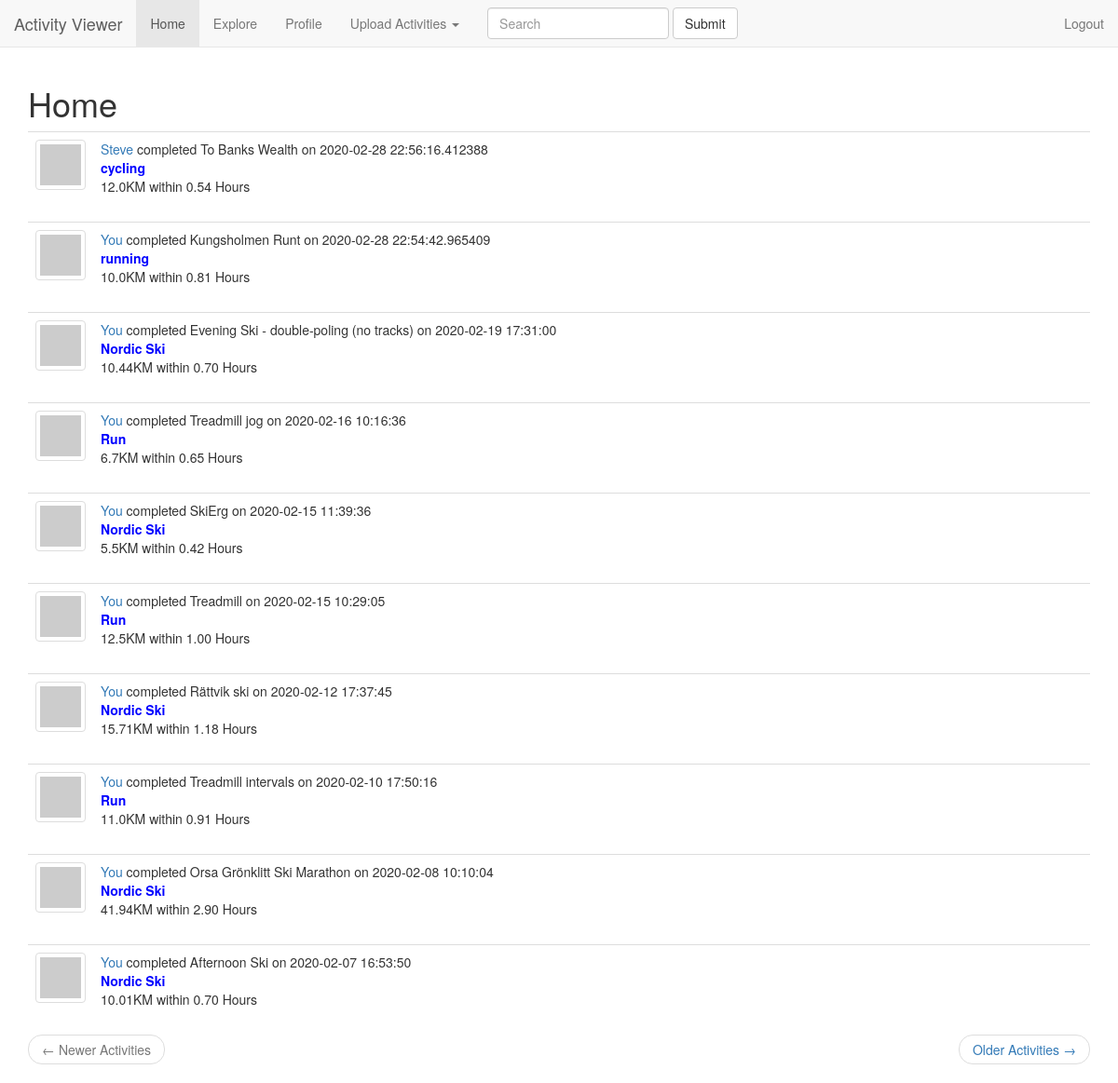
The app's page /index (signed in) with its own data.
### app/models.py (models this page shows, shortened)
class Activity(db.Model):
    id = db.Column(db.Integer, primary_key=True)
    timestamp = db.Column(db.DateTime, index=True, default=datetime.utcnow)
    title = db.Column(db.String(64), index=True)
    activity_type = db.Column(db.String(64), index=True)
    distance = db.Column(db.Float)
    duration = db.Column(db.Integer)
    user_id = db.Column(db.Integer, db.ForeignKey('user.id'))

class User(UserMixin, db.Model):
    id = db.Column(db.Integer, primary_key=True)
    username = db.Column(db.String(64), index=True, unique=True)
    email = db.Column(db.String(120), index=True, unique=True)
    activities = db.relationship('Activity', backref='athlete', lazy='dynamic')
    password_hash = db.Column(db.String(128))
    about_me = db.Column(db.String(140))
    last_seen = db.Column(db.DateTime, default=datetime.utcnow)
    follows = db.relationship(
        'User', secondary=followers,
        primaryjoin=(followers.c.follower_id == id),
        secondaryjoin=(followers.c.follows_id == id),
        backref=db.backref('followers', lazy='dynamic'), lazy='dynamic')
    def avatar(self, size):
        digest = md5(self.email.lower().encode('utf-8')).hexdigest()
        return 'https://www.gravatar.com/avatar/{}?d=identicon&s={}'.format(
            digest, size)
    def follows_activities(self):
        follows = Activity.query.join(
            followers, (followers.c.follows_id == Activity.user_id)).filter(
                followers.c.follower_id == self.id)
        own = Activity.query.filter_by(user_id=self.id)
        return follows.union(own).order_by(Activity.timestamp.desc())

### app/routes.py (the view)
@app.route('/')
@app.route('/index', methods = ['GET', 'POST'])
@login_required
def index():
    page = request.args.get('page', 1, type=int)
    activities = current_user.follows_activities().paginate(
        page, app.config['ACTIVITIES_PER_PAGE'], False)
    next_url = url_for('index', page=activities.next_num) \
        if activities.has_next else None
    prev_url = url_for('index', page=activities.prev_num) \
        if activities.has_prev else None
    return render_template("index.html", title="Home", activities=activities.items,
                           next_url=next_url, prev_url=prev_url)

### app/models.py (called while the page is built)
@login.user_loader
def load_user(id):
    return User.query.get(int(id))

### app/routes.py (called while the page is built)
@app.before_request
def before_request():
    if current_user.is_authenticated:
        current_user.last_seen = datetime.utcnow()
        db.session.commit()

### app/templates/index.html
<!DOCTYPE html>
<html lang="en">
{% extends "base.html" %}
{% import "bootstrap/wtf.html" as wtf %}
{% block app_content %}
<h1>{{ title }}</h1>
<body>
    {% for activity in activities %}
        {% include '_activity.html' %}
    {% endfor %}
    <nav aria-label="...">
        <ul class="pager">
            <li class="previous{% if not prev_url %} disabled{% endif %}">
                <a href="{{ prev_url or '#' }}">
                    <span aria-hidden="true">&larr;</span> Newer Activities
                </a>
            </li>
            <li class="next{% if not next_url %} disabled{% endif %}">
                <a href="{{ next_url or '#' }}">
                    Older Activities <span aria-hidden="true">&rarr;</span>
                </a>
            </li>
        </ul>
    </nav>
</body>
{% endblock %}

### app/templates/_activity.html
<!DOCTYPE html>
<html lang="en">
<table class="table table-hover">
        <tr>
            <td width="70px">
                <a href="{{ url_for('profile', username=activity.athlete.username) }}">
                    <img src="{{ activity.athlete.avatar(50) }}" class="img-thumbnail">
                </a>
            </td>
            <td>
                {% if activity.athlete == current_user %}
                <a href="{{ url_for('profile', username=current_user.username) }}">
                    You
                </a>
                {% else %}
                <a href="{{ url_for('profile', username=activity.athlete.username) }}">
                    {{ activity.athlete.username }}
                </a>
                {% endif %}
                completed {{ activity.title }}
                on {{ activity.timestamp }}
                <br>
                <span style="color:blue;font-weight:bold"> {{ activity.activity_type }}</span>
                <br>
                <span>{{ activity.distance}}KM within {{ "{0:.2f}".format(activity.duration / 3600) }} Hours</span>
            </td>
        </tr>
    </table>
</html>

### records on screen
Activity: athlete.username "Steve", title "To Banks Wealth", timestamp "2020-02-28 22:56:16.412388", activity_type "cycling", distance "12.0", activity.duration/3600 "0.54"
Activity: title "Kungsholmen Runt", timestamp "2020-02-28 22:54:42.965409", activity_type "running", distance "10.0", activity.duration/3600 "0.81"
Activity: title "Evening Ski - double-poling (no tracks)", timestamp "2020-02-19 17:31:00", activity_type "Nordic Ski", distance "10.44", activity.duration/3600 "0.70"
Activity: title "Treadmill jog", timestamp "2020-02-16 10:16:36", activity_type "Run", distance "6.7", activity.duration/3600 "0.65"
Activity: title "SkiErg", timestamp "2020-02-15 11:39:36", activity_type "Nordic Ski", distance "5.5", activity.duration/3600 "0.42"
Activity: title "Treadmill", timestamp "2020-02-15 10:29:05", activity_type "Run", distance "12.5", activity.duration/3600 "1.00"
Activity: title "Rättvik ski", timestamp "2020-02-12 17:37:45", activity_type "Nordic Ski", distance "15.71", activity.duration/3600 "1.18"
Activity: title "Treadmill intervals", timestamp "2020-02-10 17:50:16", activity_type "Run", distance "11.0", activity.duration/3600 "0.91"
Activity: title "Orsa Grönklitt Ski Marathon", timestamp "2020-02-08 10:10:04", activity_type "Nordic Ski", distance "41.94", activity.duration/3600 "2.90"
Activity: title "Afternoon Ski", timestamp "2020-02-07 16:53:50", activity_type "Nordic Ski", distance "10.01", activity.duration/3600 "0.70"

### other values on screen
{{ title }} "Home"
